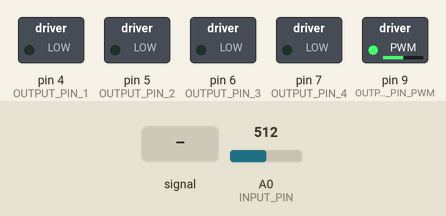
The sketch below on a simulated Arduino Uno, built with avr-gcc and run on an emulated ATmega328P. On the bench: switched loads named in the sketch (green lamp = pin HIGH). The inputs (shaded band) are chosen by the test bench; at power-on: A0 (INPUT_PIN) = 512.

Above: at 1.2 s.
1.3 s: A0 (INPUT_PIN) fed a 2 Hz sine of ±306 counts around its level
At 2.3 s:
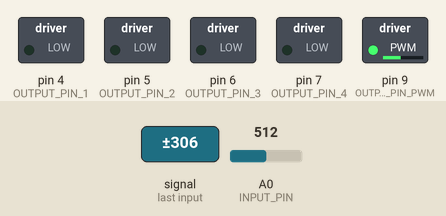
4.3 s: A0 (INPUT_PIN) set to 716
5.8 s: A0 (INPUT_PIN) fed a 1000 Hz sine of ±255 counts around its level
At 6.9 s:
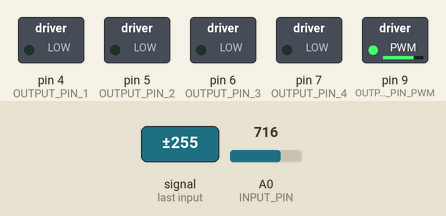
Timing chart, 0 to 14.8 s (numbered marks = the images above; inputs shaded):
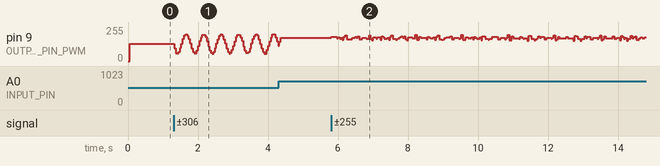

The sketch:

pwm.ino
```cpp
// pwm.ino: uses a potentiometer to control a pwm duty cycle for a brushed dc motor
// without motor driver
// pwm is 1024 resolution
// use 1 timer
// use interrupt and the function should be toggling the state
// 2 functions that attatch different interrupts to the same frequency
// those functions also call each other
// timers don't expire

#define USE_TIMER_1   true

#include "TimerInterrupt.h"
#include "ISR_Timer.h"

#define INPUT_PIN       A0 //from pot
#define OUTPUT_PIN_1    4
#define OUTPUT_PIN_2    5
#define OUTPUT_PIN_3    6
#define OUTPUT_PIN_4    7
#define OUTPUT_PIN_PWM  9

#define FREQUENCY       490   //Hz
#define PERIOD          2.04  //ms

/* prototypes */
void stop_motor();
bool is_serial();
void clear_serial();
void isr();

/* variable initialization */
volatile bool pwmState = HIGH;      // current PWM output state
unsigned long curr_time = 0;        // for frequency measurement
volatile uint16_t cur_duty_cycle = 512;   // default is 50% duty cycle
volatile float on_duration = 1.0; //ms
volatile float off_duration = 1.0; //ms

void setup(){
    Serial.begin(9600);

    // initialize pins
    pinMode(OUTPUT_PIN_1, OUTPUT);
    pinMode(OUTPUT_PIN_2, OUTPUT);
    pinMode(OUTPUT_PIN_3, OUTPUT);
    pinMode(OUTPUT_PIN_4, OUTPUT);
    pinMode(OUTPUT_PIN_PWM, OUTPUT);

    ITimer1.init();     // initialize timer
    ITimer1.attachInterruptInterval(on_duration, isr); //start with pwmState == HIGH
}

void loop(){

    //potentiometer logic
    volatile uint16_t new_duty_cycle = analogRead(INPUT_PIN);
    if (new_duty_cycle != cur_duty_cycle){
        cur_duty_cycle = new_duty_cycle;
        on_duration = cur_duty_cycle * PERIOD / 1024;
        off_duration = PERIOD - on_duration;
    }

    // stops motor if a key is pressed
    clear_serial();
    if (is_serial()){
        digitalWrite(OUTPUT_PIN_PWM, LOW); //to stop the motor, just output LO
    }
}

void isr(){
    if(pwmState == HIGH){
        // pulls the pwm pin to low
        pwmState = LOW;
        digitalWrite(OUTPUT_PIN_PWM, LOW);
        ITimer1.attachInterruptInterval(off_duration, isr); // wait off_duration then call isr again
    }
    else if(pwmState == LOW){
        // pulls the pwm pin to high
        pwmState = HIGH;
        digitalWrite(OUTPUT_PIN_PWM, HIGH);
        ITimer1.attachInterruptInterval(on_duration, isr);   //wait on_duration then call isr again
    }
}

bool is_serial(){
    // returns true if the user types in something in the
    // serial monitor
    return Serial.available();
}

void clear_serial(){
    // clears serial buffer
    while (Serial.available()){
        Serial.read();
    }
}
```
